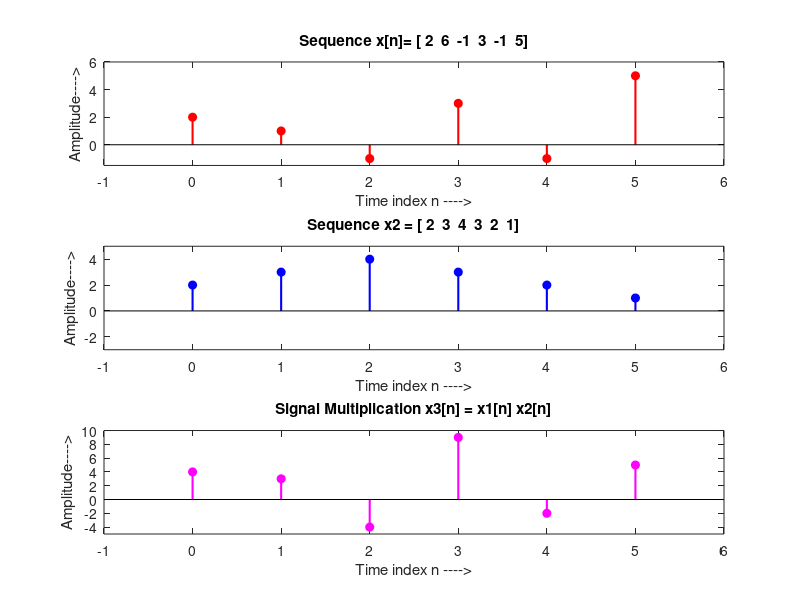

Source code (MATLAB):


%  Program V2_2 

% % Demo: Multiplication of two DT sequences starting with time axis zero
%%% Developed by Dr. M. Venu Gopala Rao, 
%%% Email: mvgr03@kluniversity.in,  mvgr03@gmail.com,


clear all; close all; clc;

%------------------------------------------------------------------------
 % 
x1 = [ 2 1 -1 3 -1 5]; 
x2 = [ 2 3  4 3  2 1]; 

n = 0:5;
x3 = x1.*x2;

figure();
subplot(3,1,1); stem(n, x1, 'r', 'fill', 'LineWidth', 1.5);
title('Sequence x[n]= [ 2  6  -1  3  -1  5]');%grid on;
xlabel('Time index n ---->'); ylabel('Amplitude---->');
axis([-1 6 -1.5 6]);

subplot(3,1,2); stem(n, x2, 'b', 'fill', 'LineWidth', 1.5);
title('Sequence x2 = [ 2  3  4  3  2  1]');%grid on;
xlabel('Time index n ---->'); ylabel('Amplitude---->');
axis([-1 6 -3 5]);

subplot(3,1,3); stem(n, x3, 'm', 'fill', 'LineWidth', 1.5);
title('Signal Multiplication x3[n] = x1[n] x2[n]');%grid on;
xlabel('Time index n ---->'); ylabel('Amplitude---->');
axis([-1 6 -5 10]);
